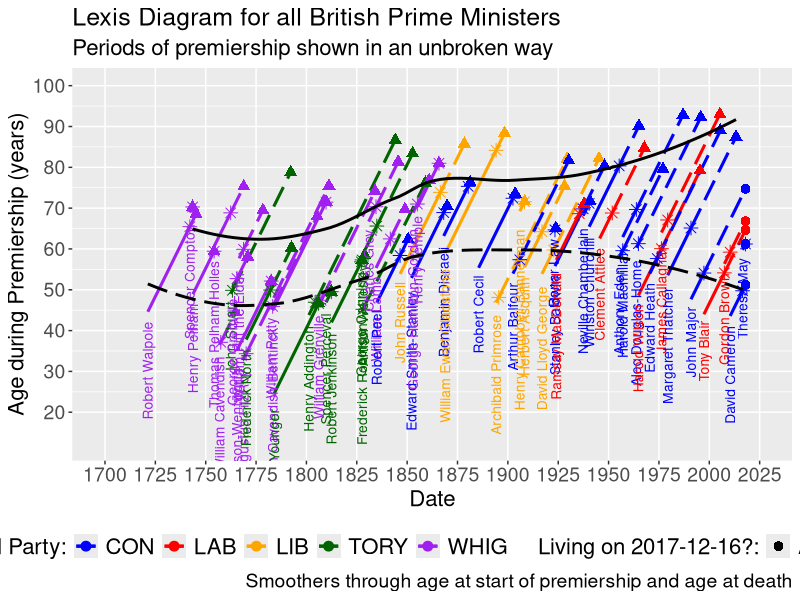
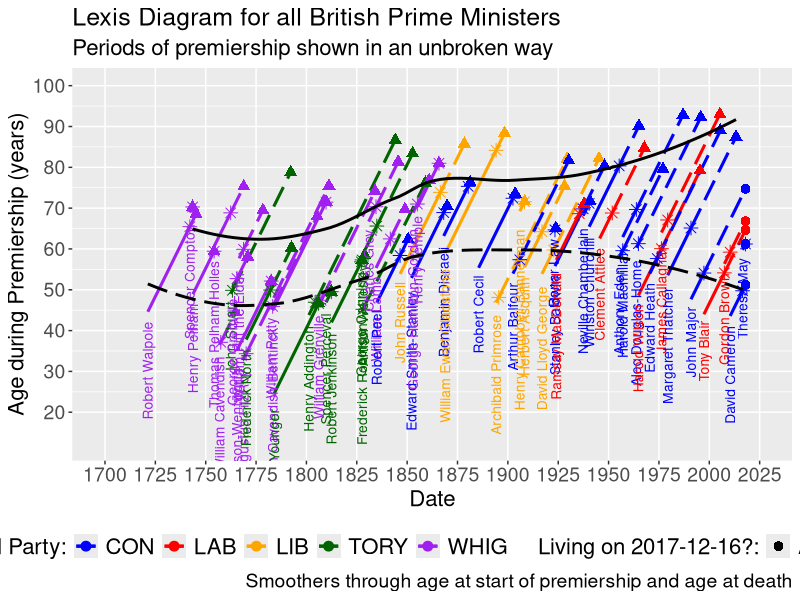

Write the R code that produced these figures, in order.
#
# Packages
#
library(readr)
library(dplyr)
library(ggplot2)
library(lubridate)
library(scales)
#
# The final date used in the file is
#
final_date <- ymd("2017/12/16")
#
# Read in the data
#
# It's necessary to ensure that the data file Prime_Ministers_data.txt is in the working directory
#
pm <- read_csv("Prime_Ministers_data.txt") 
#
names(pm)
#
######################################################################################
#
# ***** Data manipulation *****
#
# Turn the date columns into dates
# Turn Party into a factor
# Record the PMs' current status (Alive or Dead) as a factor
#
pm_2 <- pm %>% mutate(Date_Birth_2 = ymd(Date_Birth),
                      Date_Start_PM_2 = ymd(Date_Start_PM),
                      Date_End_PM_2 = ymd(Date_End_PM),
                      Date_Death_2 = ymd(Date_Death),
                      Party_f = factor(Party),
                      Status = if_else(Date_Death_2 == final_date, "Alive", "Dead"),
                      Status_f = factor(Status))
#
# Compute the other variables
#
pm_3 <- pm_2 %>% mutate(Age_Start_PM_years = (Date_Start_PM_2 - Date_Birth_2) / 365.2425, 
                          # Units are years, even though days are stated
                        Age_End_PM_years = (Date_End_PM_2 - Date_Birth_2) / 365.2425,
                        PM_Length_years = (Date_End_PM_2 - Date_Start_PM_2) / 365.2425,
                        Age_Death_years = (Date_Death_2 - Date_Birth_2) / 365.2425)

#
# We will also need to work with PMs that are Dead, i.e. exclude living PMs
#
pm_Dead <- pm_3 %>% filter(Status_f == "Dead")
#
######################################################################################
#
# ***** ggplot2 code for the Lexis diagram *****
#
ggplot(pm_3, aes(x = Date_Start_PM_2, 
                 y = Age_Start_PM_years)) +
  #
  # For premiership
  #
  geom_segment(aes(x = Date_Start_PM_2, 
                   y = Age_Start_PM_years, 
                   xend = Date_End_PM_2, 
                   yend = Age_End_PM_years, 
                   colour = Party_f), 
               size = 1.05) +
  #
  # For rest of life
  #     
  geom_segment(aes(x = Date_End_PM_2, 
                   y = Age_End_PM_years, 
                   xend = Date_Death_2, 
                   yend = Age_Death_years, 
                   colour = Party_f), 
               lty = "longdash", 
               size = 1.05) + 
  #
  # Point at end of premiership
  # 
  geom_point(aes(x = Date_End_PM_2, 
                 y = Age_End_PM_years,
                 colour = Party_f),
             pch = 8, 
             size = 3,
             show.legend = FALSE) + 
  #
  # Point at end of life
  #
  geom_point(aes(x = Date_Death_2, 
                 y = Age_Death_years,
                 shape = Status,
                 colour = Party_f),
             size = 3) + 
  #
  # Add name
  #
  geom_text(aes(x = Date_Start_PM_2, 
                y = Age_Start_PM_years, 
                label = Name,
                colour = Party_f), 
            size = 3.5, 
            angle = 90,
            hjust = 1.1,
            vjust = 0.5,
            show.legend = FALSE) + 
  #
  # Smoother for age start of Premiership
  #
  geom_smooth(aes(x = Date_Start_PM_2, 
                  y = Age_Start_PM_years),
              se = FALSE,
              colour = "black", lty = "longdash") +
  #
  # Smoother for age at death
  # We must be careful not to include living PMs
  #
  geom_smooth(aes(x = Date_Death_2, 
                  y = Age_Death_years),
              data = pm_Dead, # Only PMs who have died
              se = FALSE, 
              colour = "black") +
  #
  # Date scale
  #
  scale_x_date(breaks = seq(ymd("1700-01-01"), ymd("2025-01-01"), by = "25 years"), 
               minor_breaks = NULL,
               limits = c(ymd("1700-01-01"), ymd("2025-01-01")), 
               labels = date_format("%Y")) +
  #
  # Age scale
  #
  scale_y_continuous(breaks = c(20, 30, 40, 50, 60, 70, 80, 90, 100), 
                     minor_breaks = c(25, 35, 45, 55, 65, 75, 85, 95),
                     limits = c(12.5, 100)) +
  #
  # Colour scale
  #
  scale_colour_manual(name = "Political Party:", 
                      values = c("CON" = "blue", 
                                 "LAB" = "red", 
                                 "LIB" = "orange", 
                                 "TORY" = "dark green", 
                                 "WHIG" = "purple")) +
  #
  # Shape scale
  #
  scale_shape_manual(name = paste0("Living on ", final_date, "?:"),
                     values = c("Alive" = 16, "Dead" = 17)) +
  #
  # Title and labels
  #
  labs(title = "Lexis Diagram for all British Prime Ministers",
       subtitle = "Periods of premiership shown in an unbroken way",
       caption = "Smoothers through age at start of premiership and age at death",
       x = "Date", 
       y = "Age during Premiership (years)" ) +
  #
  # Change fonts
  #
  theme(plot.title = element_text(size = 18),
        plot.subtitle = element_text(size = 16),
        plot.caption = element_text(size = 14),
        axis.title = element_text(size = 16),
        axis.text = element_text(size = 14),
        legend.title = element_text(size = 16),
        legend.text = element_text(size = 16),
        legend.position = 'bottom')

#
# Save the graph
#
height <- 35
width <- 30
#
ggsave("Prime_Ministers.pdf", width = width, height = height, units = "cm")

